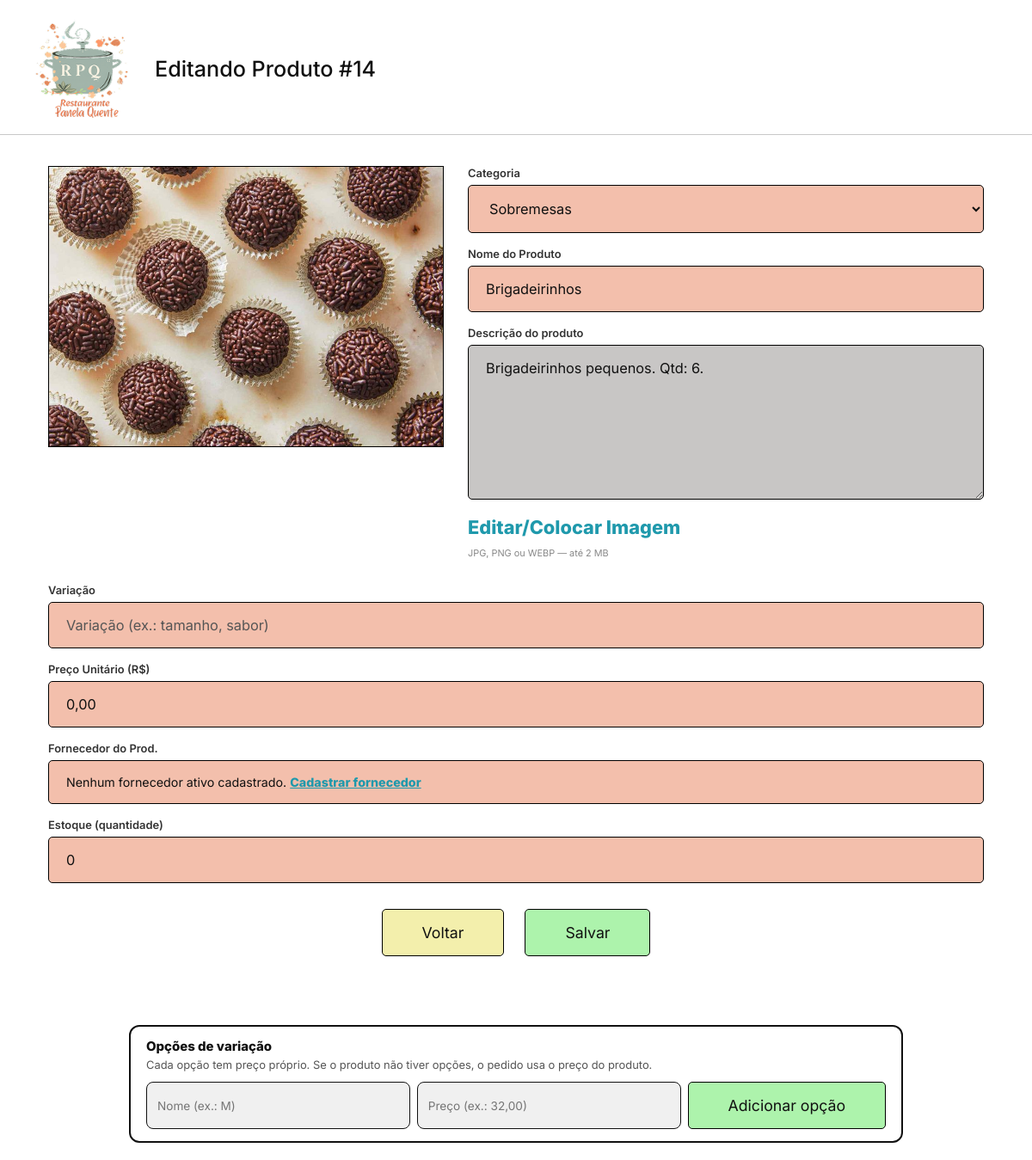
Page /projetobernardolohana/index.php?controller=produto&action=form&id=14 (signed in) on the earlier database version.
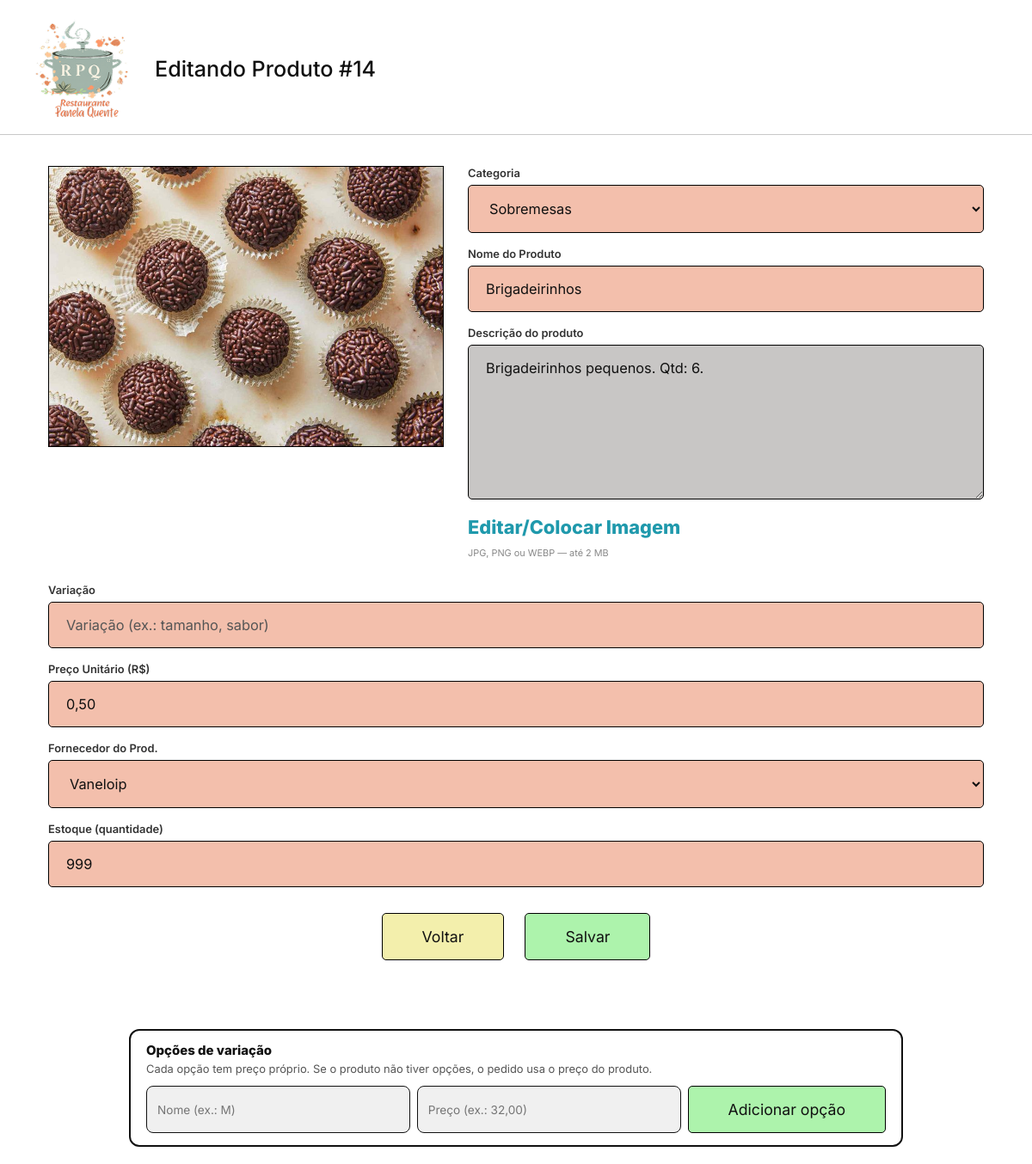
Same page on the later database version.
### tables this page shows
CREATE TABLE `produto` (
  `id` int(11) NOT NULL,
  `categoria_id` int(11) NOT NULL,
  `nome` varchar(100) NOT NULL,
  `descricao` text DEFAULT NULL,
  `variacao` varchar(150) DEFAULT NULL,
  `preco` decimal(10,2) NOT NULL DEFAULT 0.00,
  `estoque_qtd` int(11) NOT NULL DEFAULT 0,
  `fornecedor_id` int(11) DEFAULT NULL,
  `ativo` tinyint(1) NOT NULL DEFAULT 1
);

CREATE TABLE `categoria1` (
  `id` int(11) NOT NULL,
  `nome` varchar(100) NOT NULL,
  `ativo` tinyint(1) NOT NULL DEFAULT 1
);

CREATE TABLE `fornecedor` (
  `id` int(11) NOT NULL,
  `nome` varchar(120) NOT NULL,
  `cpf` varchar(20) DEFAULT NULL,
  `lugar` varchar(150) DEFAULT NULL,
  `produtos` text DEFAULT NULL,
  `data_recebimento` date DEFAULT NULL,
  `hora_recebimento` time DEFAULT NULL,
  `ativo` tinyint(1) NOT NULL DEFAULT 1
);

### projetobernardolohana/controllers/produtocontroller.php (called while the page is built, shortened)
<?php
require_once __DIR__ . '/../models/produto.php';
require_once __DIR__ . '/../models/categoria.php';
require_once __DIR__ . '/../models/fornecedor.php';
class ProdutoController
{
    public function form(): void
    {
        $categoriaModel  = new Categoria1();
        $fornecedorModel = new Fornecedor();
        $categorias   = $categoriaModel->listarAtivas();
        $fornecedores = $fornecedorModel->listarAtivos();
        $editar = null;
        if (isset($_GET['id'])) {
            $produtoModel = new Produto();
            $editar = $produtoModel->buscarPorId((int)$_GET['id']);
        }
        require_once __DIR__ . '/../views/produto_form.php';
    }
}

### projetobernardolohana/index.php (called while the page is built, shortened)
<?php
require_once __DIR__ . '/config/db.php';
$controller = $_GET['controller'] ?? 'auth';
$action = $_GET['action'] ?? 'form';
switch ($controller) {
    case 'produto':
        require_once __DIR__ . '/controllers/produtocontroller.php';
        $c = new ProdutoController();
        break;
}
$c->$action();

### projetobernardolohana/config/db.php (called while the page is built)
<?php
class Database
{
    private static $conn=null;
    public static function getConnection()
    {
        if (self::$conn === null) {
            try {
                self::$conn=new PDO(
                    "mysql:host=localhost;dbname=projetorrgi51;charset=utf8mb4",
                    "root",
                    "",
                    [
                        PDO::ATTR_ERRMODE=>PDO::ERRMODE_EXCEPTION,
                        PDO::ATTR_DEFAULT_FETCH_MODE=>PDO::FETCH_ASSOC
                    ]
                );
            }catch (PDOException $e){
                die("Erro ao conectar ao banco de dados.");
            }
        }
        return self::$conn;
    }
}

### projetobernardolohana/models/produto.php (called while the page is built, shortened)
<?php
require_once __DIR__ . '/../config/db.php';
class Produto
{
    private PDO $conn;
    public function __construct()
    {
        $this->conn = Database::getConnection();
    }
    public function buscarPorId(int $id): ?array
    {
        $stmt = $this->conn->prepare("SELECT * FROM produto WHERE id = :id");
        $stmt->execute([':id' => $id]);
        $r = $stmt->fetch();
        return $r ?: null;
    }
}

### projetobernardolohana/models/categoria.php (called while the page is built, shortened)
<?php
require_once __DIR__ . '/../config/db.php';
class Categoria1
{
private PDO $conn;
public function __construct()
{
$this->conn = Database::getConnection();
}
public function listarAtivas(): array
{
$sql = "SELECT id, nome FROM categoria1 WHERE ativo = 1 ORDER BY nome";
return $this->conn->query($sql)->fetchAll();
}
}

### projetobernardolohana/models/fornecedor.php (called while the page is built, shortened)
<?php
require_once __DIR__ . '/../config/db.php';
class Fornecedor
{
    private PDO $conn;
    public function __construct()
    {
        $this->conn = Database::getConnection();
    }
    public function listarAtivos(): array
    {
        try {
            $sql = "SELECT id, nome FROM fornecedor WHERE ativo = 1 ORDER BY nome";
            return $this->conn->query($sql)->fetchAll();
        } catch (Exception $e) {
            return [];
        }
    }
}

### projetobernardolohana/views/produto_form.php (the view, shortened to what the changed rows need)
<?php
$produtoId   = $editar ? (int)$editar['id'] : null;
$titulo      = $editar ? 'Editando Produto #' . $produtoId : 'Adicionando Produto...';
?>
<!DOCTYPE html>
<html lang="pt-BR">
<head>
  <link rel="stylesheet" href="public/assets/css/style.css">
</head>
<body data-page="produto-form">
  <header class="site-header">
    <img class="header-logo"
      src="public/uploads/img/logo-panela-quente.png"
      alt="Restaurante Panela Quente" />
    <h1 class="header-title"><?= htmlspecialchars($titulo) ?></h1>
  </header>
  <div class="form-wrap">
    <form method="post" action="index.php?controller=produto&action=salvar" enctype="multipart/form-data">
      <div class="top-grid">
        <div class="right-col">
          <div class="field-badge">
            <label class="field-label" for="f-categoria">Categoria</label>
            <select id="f-categoria" name="categoria_id" required>
              <?php foreach ($categorias as $c): ?>
                <option value="<?= (int)$c['id'] ?>"
                  <?= (int)($editar['categoria_id'] ?? $_GET['categoria_id'] ?? 0) === (int)$c['id'] ? 'selected' : '' ?>>
                  <?= htmlspecialchars($c['nome']) ?>
                </option>
              <?php endforeach; ?>
            </select>
          </div>
          <div class="field-badge">
            <label class="field-label" for="f-nome">Nome do Produto</label>
            <input id="f-nome" type="text" name="nome" required placeholder="Nome Produto"
                   value="<?= $editar ? htmlspecialchars($editar['nome']) : '' ?>">
          </div>
          <div class="field-badge">
            <label class="field-label" for="f-descricao">Descrição do produto</label>
            <textarea id="f-descricao" name="descricao" placeholder="Descrição do produto"><?= $editar ? htmlspecialchars($editar['descricao'] ?? '') : '' ?></textarea>
          </div>
        </div>
      </div>
      <div class="stack-fields">
        <div class="field-badge">
          <label class="field-label" for="f-preco">Preço Unitário (R$)</label>
          <input id="f-preco" type="text" name="preco" inputmode="decimal" placeholder="Preço Unitário (ex.: 28,50)"
                 value="<?= $editar && isset($editar['preco']) ? htmlspecialchars(number_format((float)$editar['preco'], 2, ',', '')) : '' ?>">
        </div>
        <div class="field-badge">
          <?php if (!empty($fornecedores)): ?>
            <label class="field-label" for="f-fornecedor">Fornecedor do Prod.</label>
            <select id="f-fornecedor" name="fornecedor_id">
              <?php foreach ($fornecedores as $f): ?>
                <option value="<?= (int)$f['id'] ?>"
                  <?= $editar && (int)($editar['fornecedor_id'] ?? 0) === (int)$f['id'] ? 'selected' : '' ?>>
                  <?= htmlspecialchars($f['nome']) ?>
                </option>
              <?php endforeach; ?>
            </select>
          <?php else: ?>
            <label class="field-label">Fornecedor do Prod.</label>
            <div class="field-hint">Nenhum fornecedor ativo cadastrado. <a href="index.php?controller=fornecedor&action=index">Cadastrar fornecedor</a></div>
          <?php endif; ?>
        </div>
        <div class="field-badge">
          <label class="field-label" for="f-estoque">Estoque (quantidade)</label>
          <input id="f-estoque" type="number" name="estoque_qtd" min="0" step="1" placeholder="Estoque (quantidade)"
                 value="<?= $editar ? (int)($editar['estoque_qtd'] ?? 0) : '' ?>">
        </div>
      </div>
    </form>
  </div>
</body>
</html>

Differences in the rows shown:
changed produto "Editando Produto #14": preco "0,00" → "0,50"; fornecedor_id (not shown) → "Vaneloip"; estoque_qtd "0" → "999"
Other differences:
text no longer shown: "Nenhum fornecedor ativo cadastrado. Cadastrar fornecedor"
